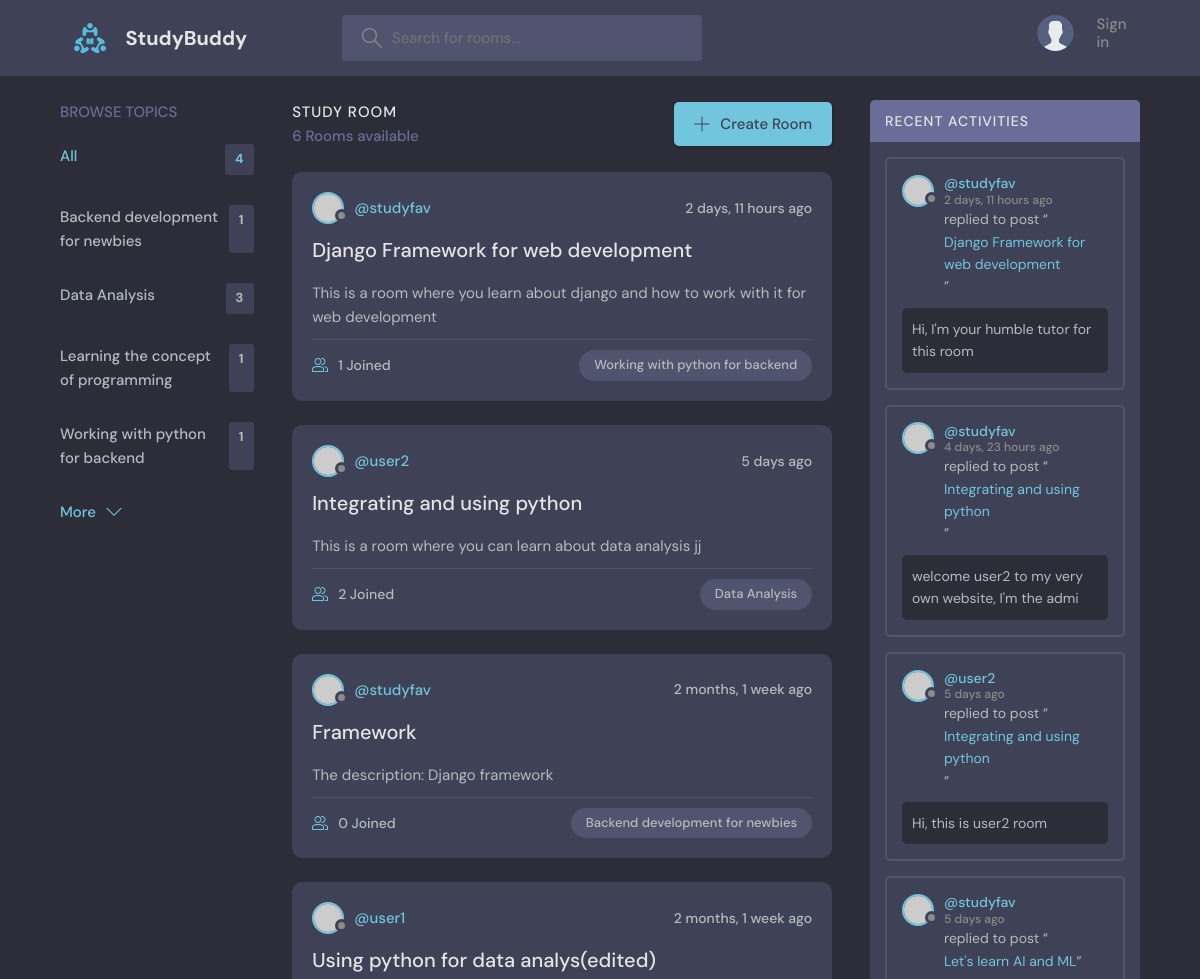
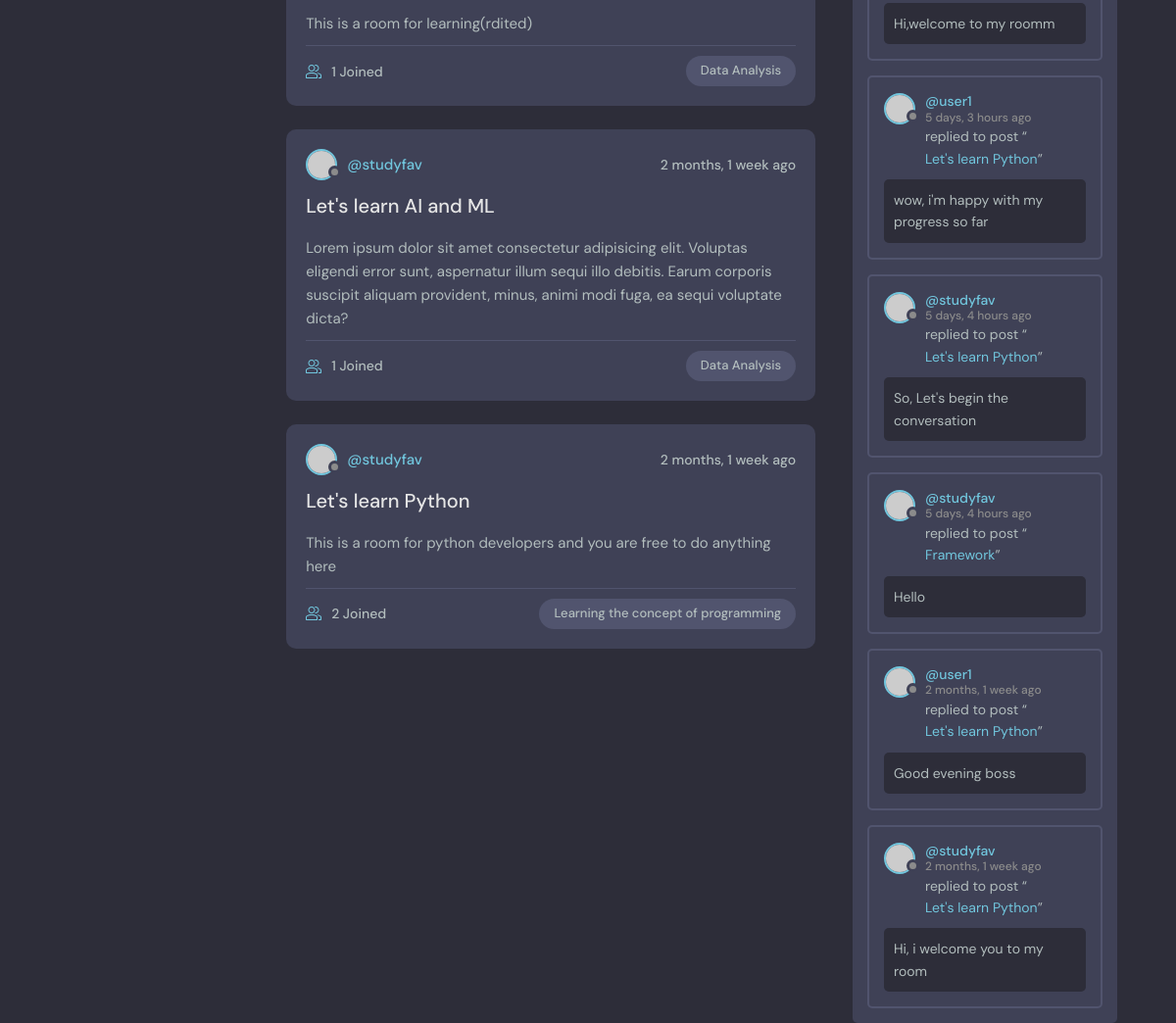
Before: / with the older database file (2 pictures, top to bottom).
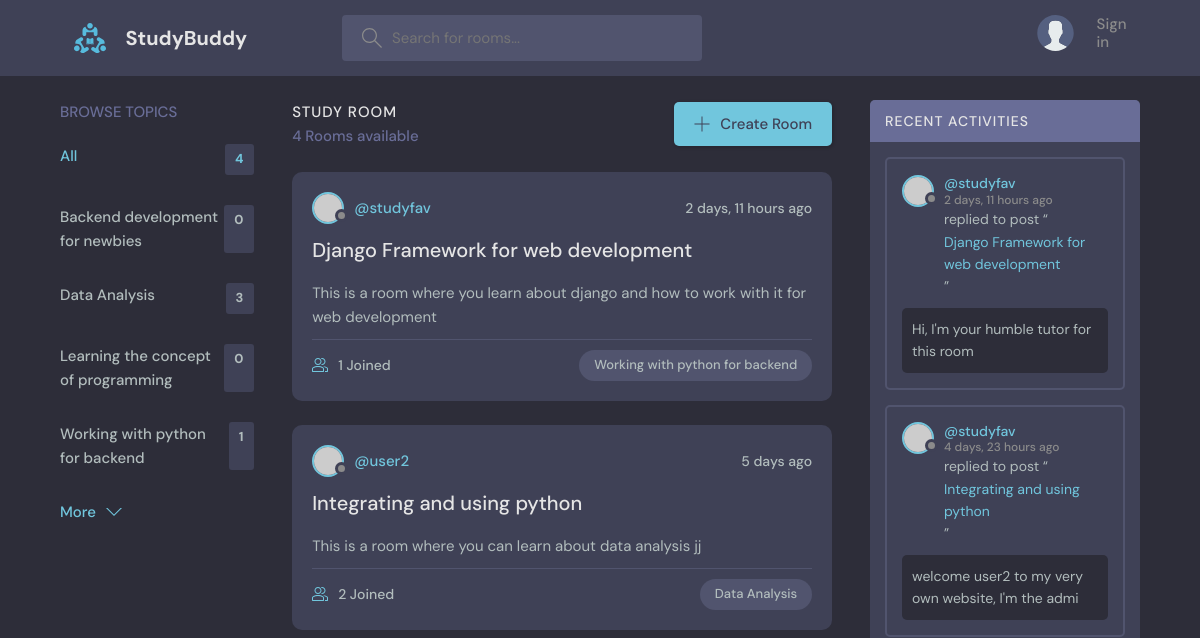
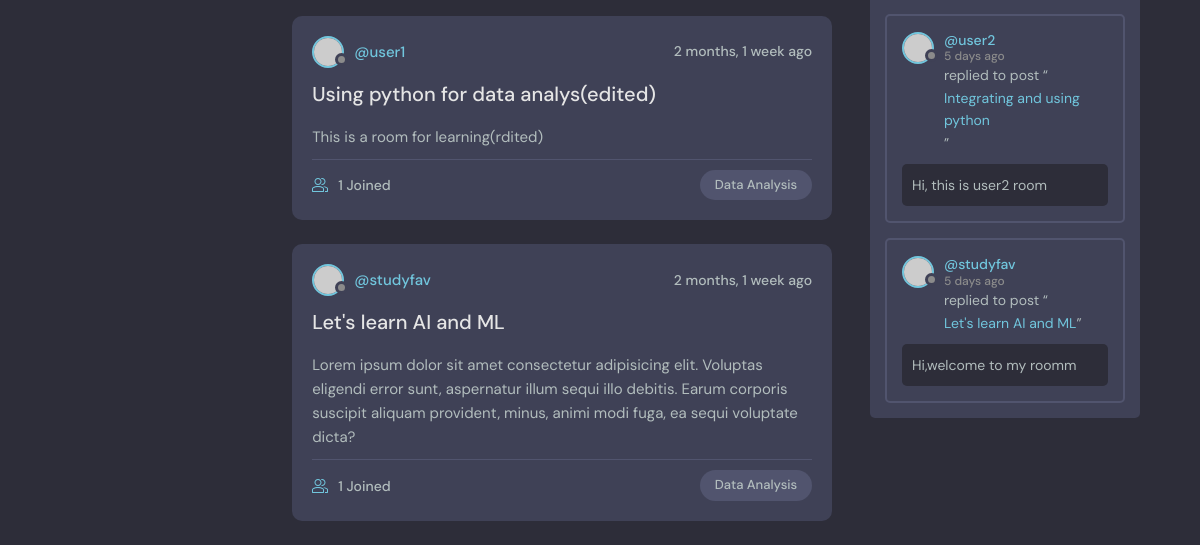
After: the same page with the newer database file (2 pictures, top to bottom).
### base/models.py (models this page shows, shortened)
class Topic(models.Model):
  name = models.CharField(max_length=200)

class Room(models.Model):
  host = models.ForeignKey(User, on_delete=models.SET_NULL, null=True)
  topic = models.ForeignKey(Topic, on_delete=models.SET_NULL, null=True)
  name = models.CharField(max_length=200)
  description = models.TextField(null=True, blank=True)
  participants = models.ManyToManyField(User, related_name="participants", blank=True)
  updated = models.DateTimeField(auto_now=True)
  created = models.DateTimeField(auto_now_add=True)
  class Meta:
    ordering = ['-updated', '-created']
  def __str__(self):
    return self.name

class Message(models.Model):
  user = models.ForeignKey(User, on_delete=models.CASCADE)
  room = models.ForeignKey(Room, on_delete=models.CASCADE)
  body = models.TextField()
  updated = models.DateTimeField(auto_now=True)
  created = models.DateTimeField(auto_now_add=True)
  class Meta:
    ordering = ['-updated', '-created']
  def __str__(self):
    return self.body[0:50]

### base/views.py (the view)
# urls.py: path('', views.home, name='home'),
def home(request):
  q =  request.GET.get('q') if request.GET.get('q') != None else ''
  rooms = Room.objects.filter(
    Q(topic__name__icontains=q) |
    Q(name__icontains=q) |
    Q(description__icontains=q)
    )
  topics = Topic.objects.all()
  room_count = rooms.count()
  room_messages = Message.objects.filter(Q(
    room__topic__name__icontains=q
  ))
  context = {'rooms': rooms, 'topics':topics, 'room_count': room_count, 'room_messages': room_messages}
  return render(request, 'base/home.html', context)

### base/templates/base/home.html (shortened to what this page needs)
{% extends 'main.html' %} {% block content %}
<main class="layout layout--3">
  <div class="container">
    <div>{% include 'base/topics_component.html' %}</div>
    <div class="roomList">
      <div class="roomList__header">
        <div>
          <h2>Study Room</h2>
          <p>{{room_count}} Rooms available</p>
        </div>
        <a class="btn btn--main" href="{% url 'create-room' %}">
          <svg
            version="1.1"
            xmlns="http://www.w3.org/2000/svg"
            width="32"
            height="32"
            viewBox="0 0 32 32"
          >
            <title>add</title>
            <path
              d="M16.943 0.943h-1.885v14.115h-14.115v1.885h14.115v14.115h1.885v-14.115h14.115v-1.885h-14.115v-14.115z"
            ></path>
          </svg>
          Create Room
        </a>
      </div>
      <div>{% include 'base/feed_component.html' %}</div>
    </div>
    <div>{% include 'base/activity_component.html' %}</div>
  </div>
</main>
{% endblock content %}

### base/templates/base/topics_component.html
    <div class="topics">
      <div class="topics__header">
        <h2>Browse Topics</h2>
      </div>
      <ul class="topics__list">
        <li>
          <a href="{% url 'home' %}" class="active">All <span>{{topics.count}}</span></a>
        </li>
        {% for topic in topics %}
        <li>
          <a href="{% url 'home' %}?q={{topic.name}}">{{topic.name}} <span>{{topic.room_set.all.count}}</span></a>
        </li>
        {% endfor %}
      </ul>
      <a class="btn btn--link" href="topics.html">
        More
        <svg
          version="1.1"
          xmlns="http://www.w3.org/2000/svg"
          width="32"
          height="32"
          viewBox="0 0 32 32"
        >
          <title>chevron-down</title>
          <path d="M16 21l-13-13h-3l16 16 16-16h-3l-13 13z"></path>
        </svg>
      </a>
    </div>

### base/templates/base/feed_component.html (shortened to what this page needs)
{% for room in rooms %}
<div class="roomListRoom">
  <div class="roomListRoom__header">
    <a
      href="{% url 'user-profile' room.host.id %}"
      class="roomListRoom__author"
    >
      <div class="avatar avatar--small">
        <img src="https://randomuser.me/api/portraits/women/11.jpg" />
      </div>
      <span>@{{room.host.username}}</span>
    </a>
    <div class="roomListRoom__actions">
      <span>{{room.created |timesince}} ago</span>
    </div>
  </div>
  <div class="roomListRoom__content">
    <a href="{% url 'room' room.id %}">{{room.name}}</a>
    <p>{{room.description}}</p>
  </div>
  <div class="roomListRoom__meta">
    <a href="{% url 'room' room.id %}" class="roomListRoom__joined">
      {{room.participants.all.count}} Joined
    </a>
    <p class="roomListRoom__topic">{{room.topic.name}}</p>
  </div>
</div>
{% endfor %}

### base/templates/base/activity_component.html (shortened to what this page needs)
<div class="activities">
  <div class="activities__header">
    <h2>Recent Activities</h2>
  </div>
  {% for message in room_messages %}
  <div class="activities__box">
    <div class="activities__boxHeader roomListRoom__header">
      <a
        href="{% url 'user-profile' message.user.id %}"
        class="roomListRoom__author"
      >
        <div class="avatar avatar--small">
          <img src="https://randomuser.me/api/portraits/women/11.jpg" />
        </div>
        <p>
          @{{message.user}}
          <span>{{message.created |timesince}} ago</span>
        </p>
      </a>
    </div>
    <div class="activities__boxContent">
      <p>
        replied to post “<a href="{% url 'room' message.room.id %}"
          >{{message.room}}</a
        >”
      </p>
      <div class="activities__boxRoomContent">{{message}}</div>
    </div>
  </div>
  {% endfor %}
</div>

Changed rows visible on the page:
removed Room: host.username "studyfav", created "2 months, 1 week", name "Framework", description "The description: Django framework", participants.all.count "0", topic.name "Backend development for newbies"
removed Room: host.username "studyfav", created "2 months, 1 week", name "Let's learn Python", description "This is a room for python developers and you are free to do anything here", participants.all.count "2", topic.name "Learning the concept of programming"
removed Message: user "user1", created "5 days, 3 hours", room "Let's learn Python", body "wow, i'm happy with my progress so far"
removed Message: user "studyfav", created "5 days, 4 hours", room "Let's learn Python", body "So, Let's begin the conversation"
removed Message: user "studyfav", created "5 days, 4 hours", room "Framework", body "Hello"
removed Message: user "user1", created "2 months, 1 week", room "Let's learn Python", body "Good evening boss"
removed Message: user "studyfav", created "2 months, 1 week", room "Let's learn Python", body "Hi, i welcome you to my room"
computed for Topic "Backend development for newbies": room_set.all.count "1" → "0"
computed for Topic "Learning the concept of programming": room_set.all.count "1" → "0"
Other visible differences:
{{ room_count }}: "6" → "4"
